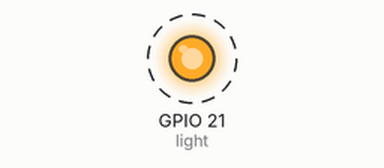
Bench run of a program on a simulated Raspberry Pi (BCM pin numbers). Parts: output pins drawn as LEDs (lit = HIGH). Dashed ring = blinking. Threads take turns every 2 ms.

Above: at 0.5 s.
Timing chart, 0 to 4.6 s (numbered marks = the images above):
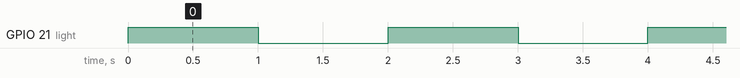

The program:

timer_blink.py
```python
from gpiozero import LED
from threading import Timer
from signal import pause
import sys

light = LED(21) # create a light object using GPIO21

def blink():
    light.toggle()      # toggle the light
    t = Timer(1,blink)  # create a timer with 1 second timeout, call hello on timeout
    t.start()           # start the timer

try:
    blink() # excecute function hello()

    pause() # pause and wait for keyboard input

# Prevent Traceback warning when using Ctrl-C to exit the program
except KeyboardInterrupt:
    pass

finally:
    light.close()  # close the conntection to the pin
    sys.exit()     # will stop the timer when exiting the program
  
```

Measured:
- by itself, GPIO 21 (light): alternates HIGH for 1.0 s and LOW for 1.0 s, 125 changes in all, then stays LOW
